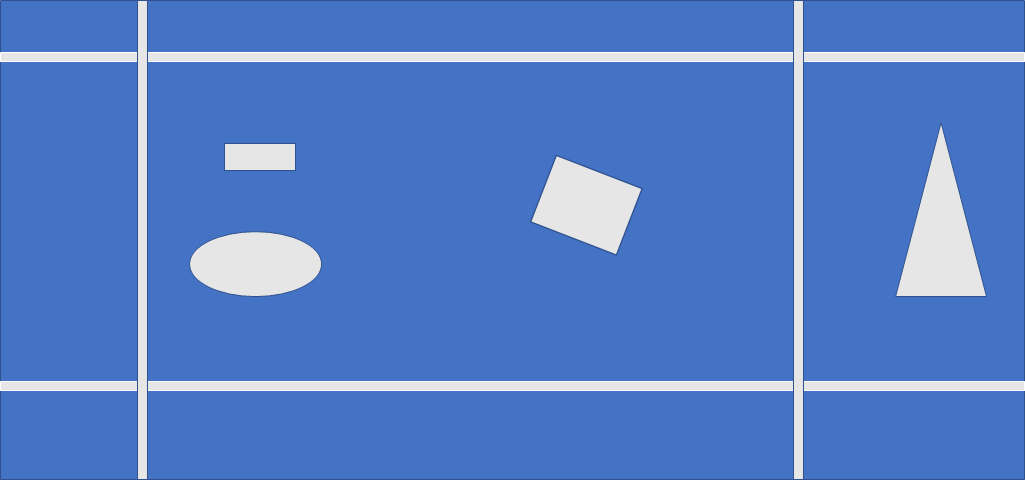
//> input picture TEST_22/pic.png, 1025 x 480 px
$ ./main   (built with g++ and OpenCV 4)
//> lines starting //> are read from the running program, lines starting //| are printed output that depends on the picture; after the words box and inside, x2 and y2 are one past the last pixel; in counts of white or black regions, pixels touching at a corner belong together
#include<opencv2/opencv.hpp>
#include<opencv2/highgui.hpp>
#include <iostream>

using namespace cv;
using namespace std;

Mat src,Gauss,dst,gray,cann,img;

vector<Vec4f> plines;

int main()
{
	src=imread("pic.png",IMREAD_UNCHANGED);
//> src is the input picture: 480 rows x 1025 cols, CV_8UC4; mean B, G, R, A 199.1, 125.8, 84.9, 255
	imshow("src",src);

	cvtColor(src,dst,COLOR_BGR2GRAY);
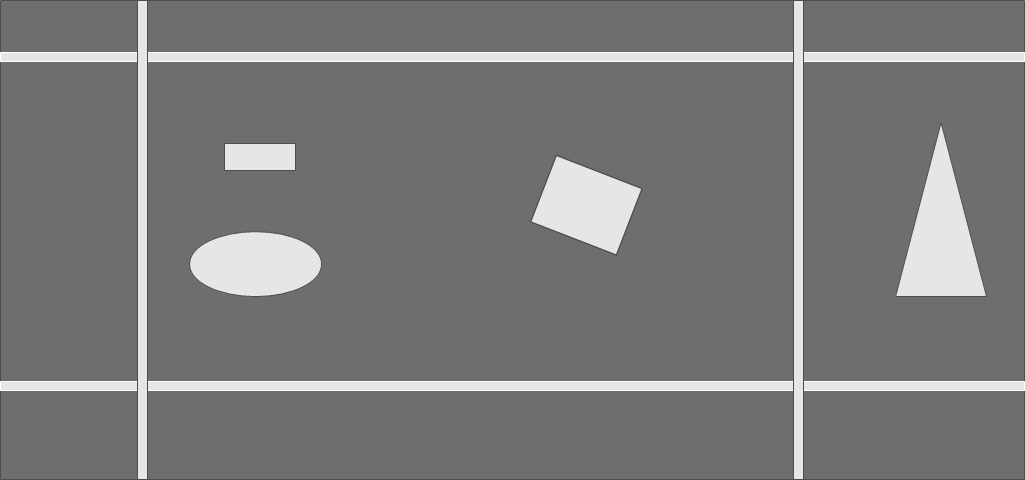
//> dst: 480 rows x 1025 cols, CV_8UC1; min 78, max 255, mean 122.3

	Canny(src,cann,100,200,3);
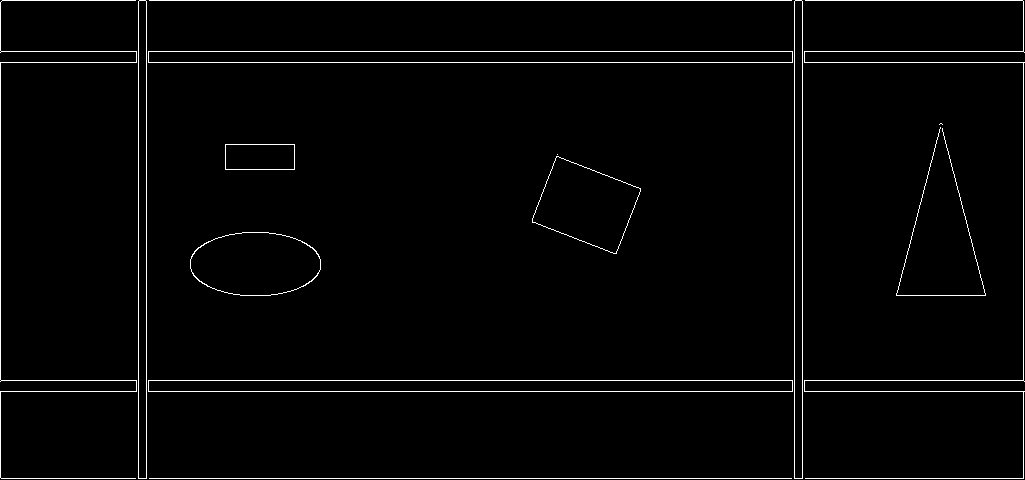
//> cann: 480 rows x 1025 cols, CV_8UC1; 2.1% white in thin lines or dots

	imshow("cann",cann);

	HoughLinesP(cann,plines,1,CV_PI/180.0,10,10,30);
//> plines = 31 lines (x1, y1, x2, y2), first 8: [0, 391, 1024, 391], [1, 51, 1023, 51], [1, 478, 1023, 478], [0, 62, 1024, 62], [1, 380, 1023, 380], [2, 0, 1022, 0], [146, 477, 146, 1], [138, 477, 138, 1]

	cout<<plines.size()<<endl;
//| 31

	for(size_t i=0;i<plines.size();i++)
	{
		Vec4f hline = plines[i];
		line(dst,Point(hline[0],hline[1]),Point(hline[2],hline[3]),Scalar(0,0,255),3,LINE_AA);
		cout<<hline[0]<<","<<hline[1]<<","<<hline[2]<<","<<hline[3]<<endl;
	}
//> this loop made 31 passes
//> hline on passes 1 to 12: [0, 391, 1024, 391], [1, 51, 1023, 51], [1, 478, 1023, 478], [0, 62, 1024, 62], [1, 380, 1023, 380], [2, 0, 1022, 0], [146, 477, 146, 1], [138, 477, 138, 1], [802, 477, 802, 1], [0, 477, 0, 2], [1023, 477, 1023, 1], [794, 477, 794, 1]
//| 0,391,1024,391
//| 1,51,1023,51
//| 1,478,1023,478
//| 0,62,1024,62
//| 1,380,1023,380
//| 2,0,1022,0
//| 146,477,146,1
//| 138,477,138,1
//> (output is shown up to pass 8 of 31)
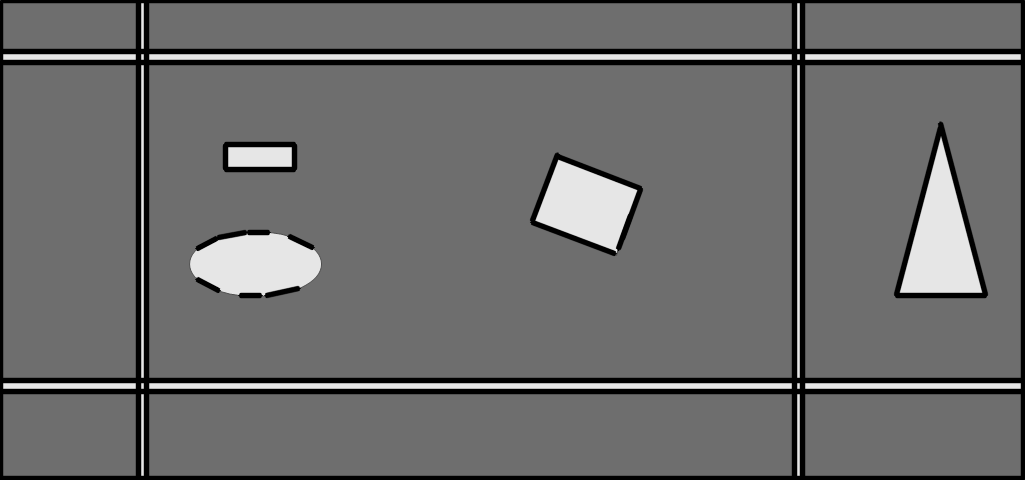
//> dst: 480 rows x 1025 cols, CV_8UC1; 12.62% of pixels changed, all inside (x1, y1, x2, y2) = (0, 0, 1025, 480)
	imshow("dst",dst);

	waitKey(0);
	return 0;
}
